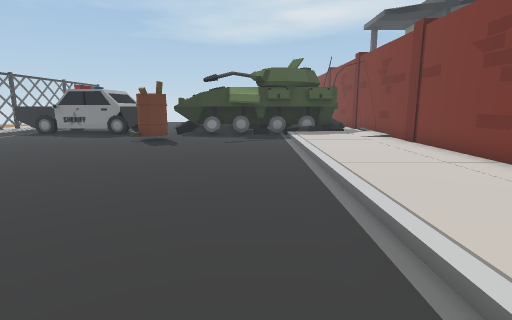
view 1 (above)

20 first-person views from a walk through a 3-D level made in the Unity game engine. The camera is 1.5 m above the floor, tilts 10° down and sees 80° across. The floor is counted in squares, 1 m on a side. Each view is taken from the middle of a square. On the plan, view 1 faces up. The plan holds only what a view shows up to about 15 squares ahead; the rest is blank. The place goes on beyond the plan. The player character is not drawn.

view 2
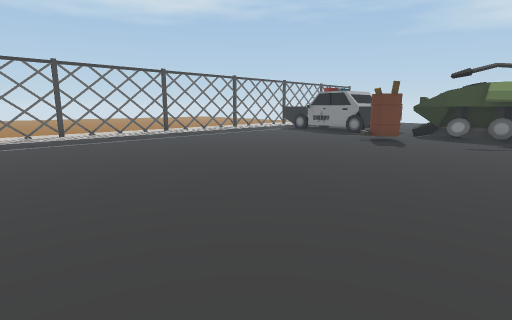

view 3
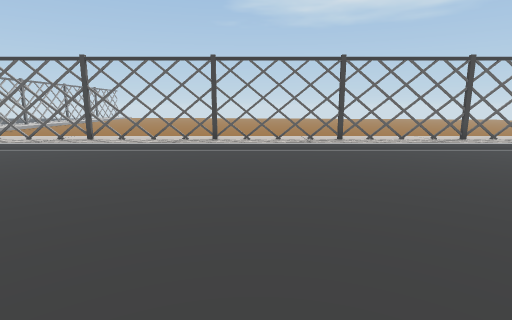

view 4
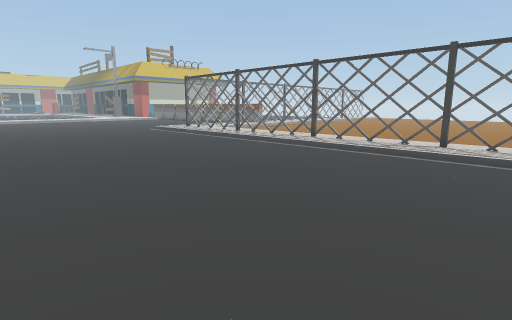

view 5
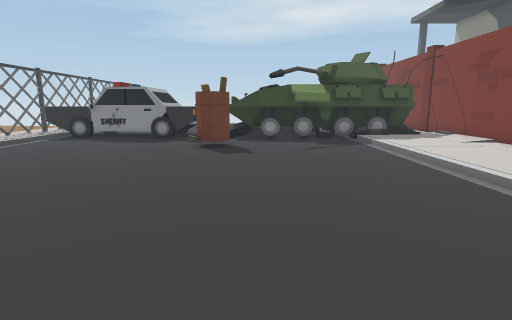

view 6
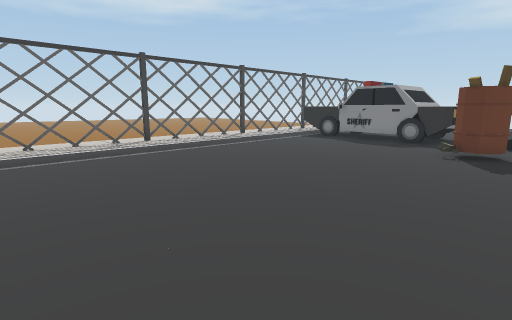

view 7
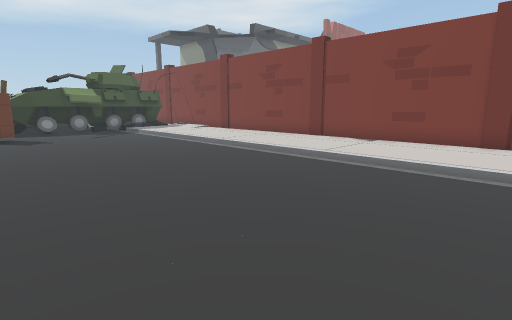

view 8
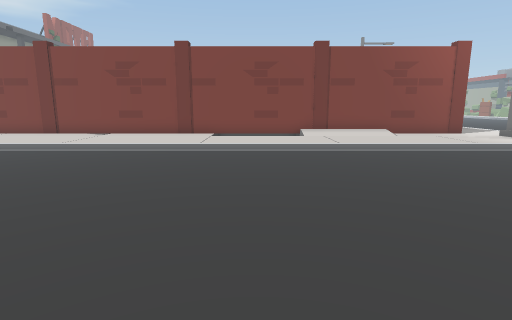

view 9
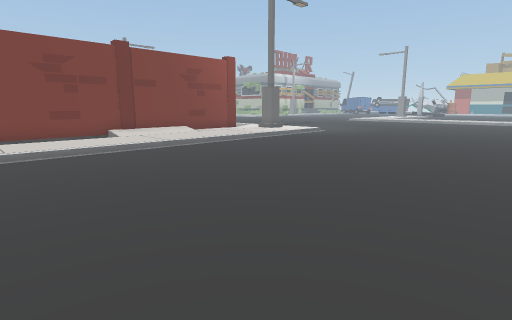

view 10
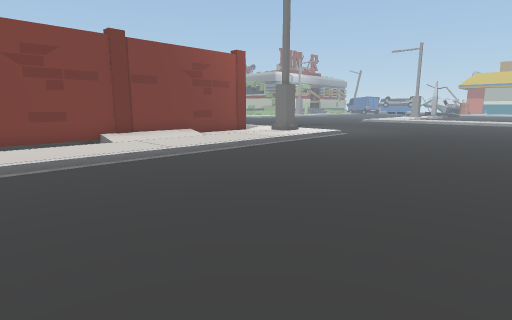

view 11
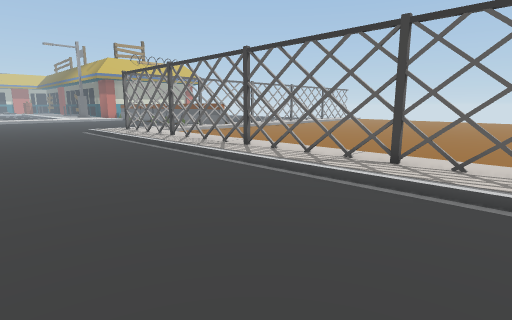

view 12
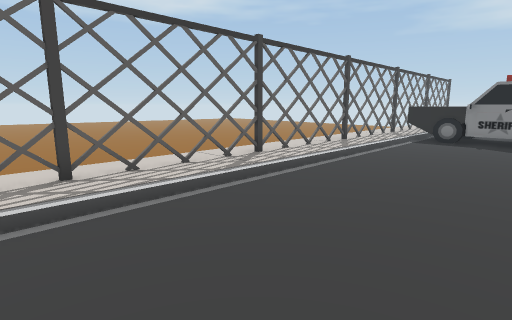

view 13
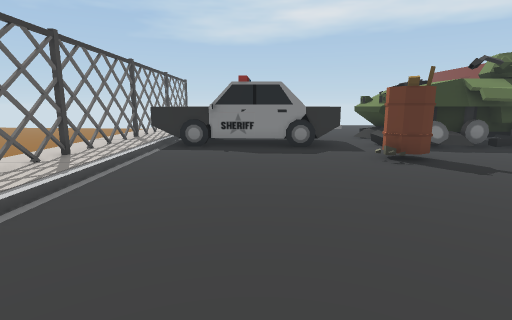

view 14
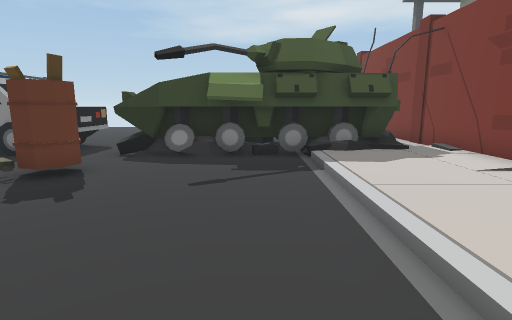

view 15
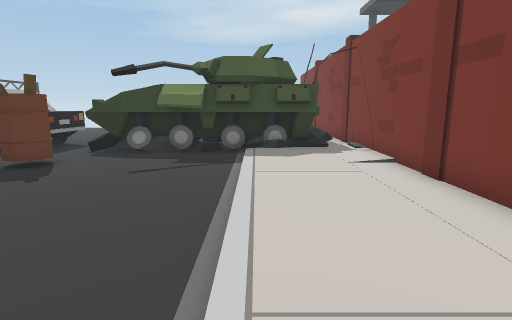

view 16
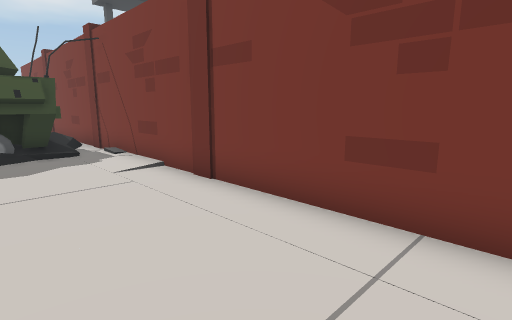

view 17
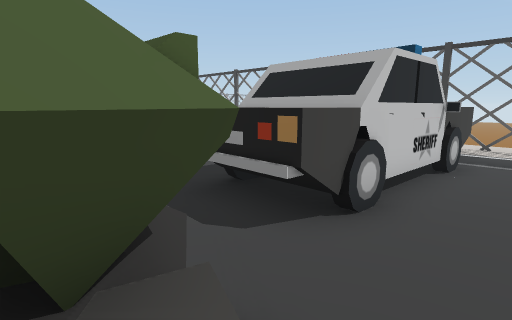

view 18
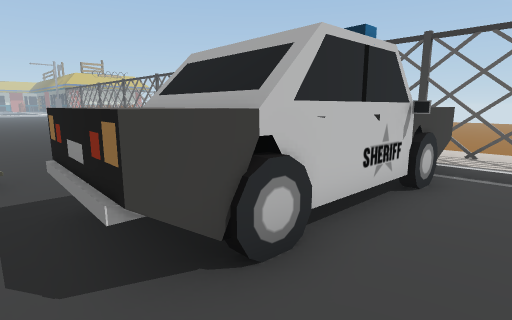

view 19
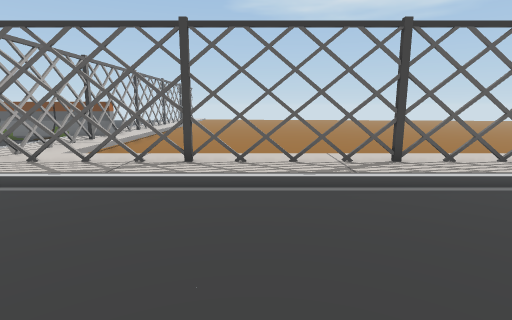

view 20
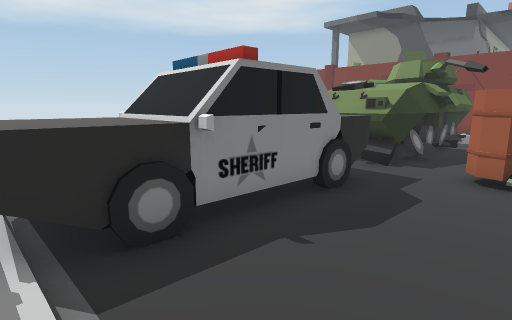

### Floor plan
Key: @ floor where view 1 was taken; # wall or solid block; . main floor; : floor 0.25 m higher than the main floor; / step, stairs or slope; = window, fence, low wall or low ledge; ^ raised ledge; v drop or lower ground; B barrel; O other object.
Columns run from 14 left of view 1 to 7 right of it. Each row starts with its distance up from view 1.
 21   ........ .        #
 20 #:.........###      #
 19 #OOOOOOOO.^#  #    /#
 18 #OOOOOOOO.^^  ### #=#
 17 #OOOOOOOO.^########:#
 16 #:.O...OO..########:#
 15 #:..............::::#
 14 #:.......BB.....::::#
 13 #:.......B......::::#
 12 #:..............::::#
 11 #:..............::::#
 10 #:..............::::#
  9 #:..............::::#
  8 #:..............::::#
  7 #:..............::::#
  6 #:..............::::#
  5 #:..............::::#
  4 #:..............::::#
  3 #:..............::::#
  2 #:..............::::#
  1 #:..............::::#
  0 #:............@.::::#
 -1 #:..............::::#
 -2 #:..............::::#
 -3 #:..............::::#
 -4 #:..............::: #/
 -5 #:..............::: #/
 -6 #:..............::: #/
 -7 #:..............:::/#v
 -8 #:..............::::#
 -9 #:..............::::#
-10 #:..............::::#
-11 #:..............::::#
-12 #:..............::::#
-13 #:..............::::#
-14 #:..............::::#
-15 #:..............::::#

Where each view was taken, in squares from view 1:
view 1: 0 up, 0 right, facing up
view 2: 0 up, 1 right, facing up-left
view 3: 0 up, 2 left, facing left
view 4: 1 up, 3 left, facing down-left
view 5: 2 up, 3 left, facing up
view 6: 3 up, 3 left, facing up-left
view 7: 3 down, 6 left, facing up-right
view 8: 5 down, 9 left, facing right
view 9: 2 down, 9 left, facing down-right
view 10: 3 down, 7 left, facing down-right
view 11: 1 up, 7 left, facing down-left
view 12: 2 up, 8 left, facing up-left
view 13: 5 up, 9 left, facing up
view 14: 7 up, 0 right, facing up
view 15: 5 up, 2 right, facing up
view 16: 6 up, 2 right, facing up-right
view 17: 21 up, 3 left, facing down-left
view 18: 21 up, 5 left, facing down-left
view 19: 10 down, 7 left, facing left
view 20: 13 up, 13 left, facing up-right
